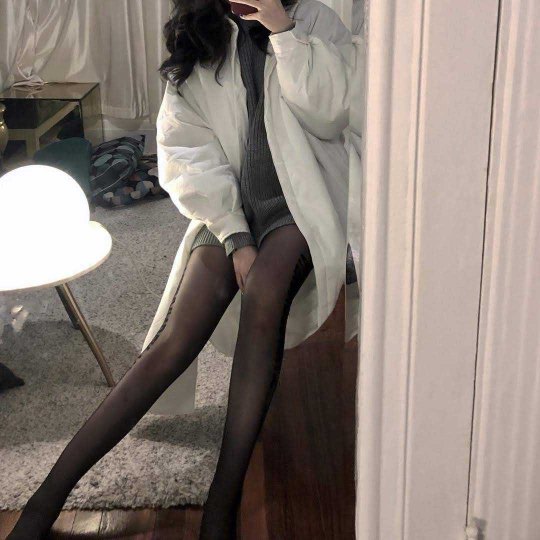
#> input picture python-learning/第5天/sucai/v2-00cd26ab23584d3c45dc335caf6e977f_r.jpg, 1080 x 1080 px, found by its file name (shown at 1/2 size); its folder holds 4 pictures in this run
$ python IMG_IPHONT5_Resolution.py
#> lines starting #> are read from the running program, lines starting #| are printed output that depends on the picture
# -*- coding:utf-8 -*-
#
import os
import pprint
from PIL import ImageDraw,Image
import re
#IPHONE分辨率1136*640
'''
111
'''

iphone5_width=1136
iphone5_height=640
path = r'E:\a small program every day\第5天\sucai'
path2 = r'E:\a small program every day\第5天\wc'

def iphaone(path):
#> called with path = 'E:\\a small program every day\\第5天\\sucai'
    c = 0
    for i in os.listdir(path):
      #  i = "v2-0a33a2a5ad7bdc038cc5fa683949ce08_r.jpg"
        a = os.path.join(path, i)
        # print(i.split('.')[0])
        #file = Image.open(a)
        with Image.open(a) as file:
#> file is the input picture: PIL image 1080x1080 RGB; mean R, G, B 138.2, 127.1, 119.9
            w, h = file.size
#> w = 1080; h = 1080
          #  print(file.size)
            n = w / 80 if (w / 80) >= (h / 80) else (h / 80) #0.70 if 0.95 >= 1.6875 else 2.4
#> n = 13.5
         #   print(n)
         #   print((w/n),(h/n))
            file.thumbnail((w/n, h/n))#width 640 height 640
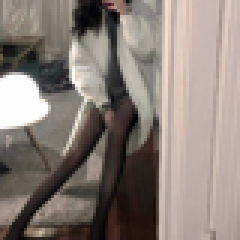
#> file: PIL image 80x80 RGB (shown 3 times larger); mean R, G, B 138.2, 127.1, 119.9
            #print(file.size)
            file.save(i.split('.')[0]+'.jpg') #注意，注意，保存只能保存在当前路径之下，无法保存在其他路径
#> pass 2 of the loop in iphaone, `for i in os.listdir(path):`:
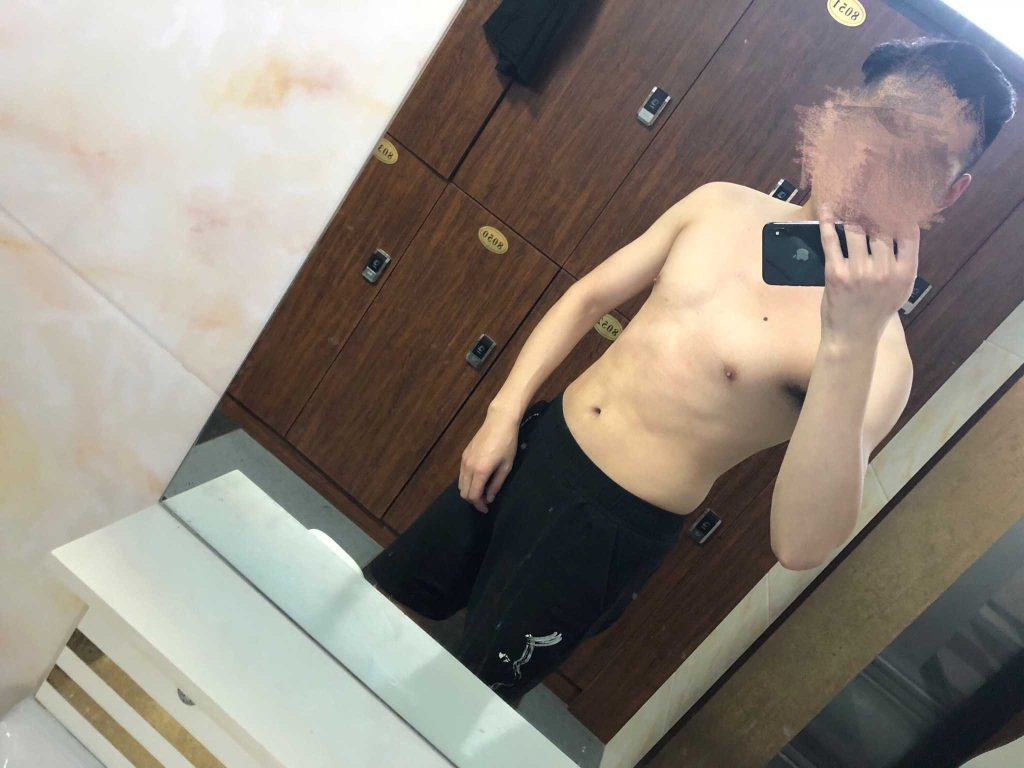
#> input picture python-learning/第5天/sucai/v2-00d1f060841ffab6c8e1c314dcea8d91_r.jpg, 2048 x 1536 px, found by its file name (shown at 1/2 size)
#> in iphaone, file is the input picture: PIL image 2048x1536 RGB; mean R, G, B 140.8, 133.4, 124.2
#> in iphaone, `file.thumbnail((w/n, h/n))#width 640 height 640`:
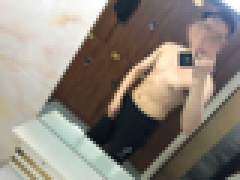
#> file: PIL image 80x60 RGB (shown 3 times larger); mean R, G, B 140.8, 133.4, 124.2
#> pass 3 of the loop in iphaone, `for i in os.listdir(path):`:
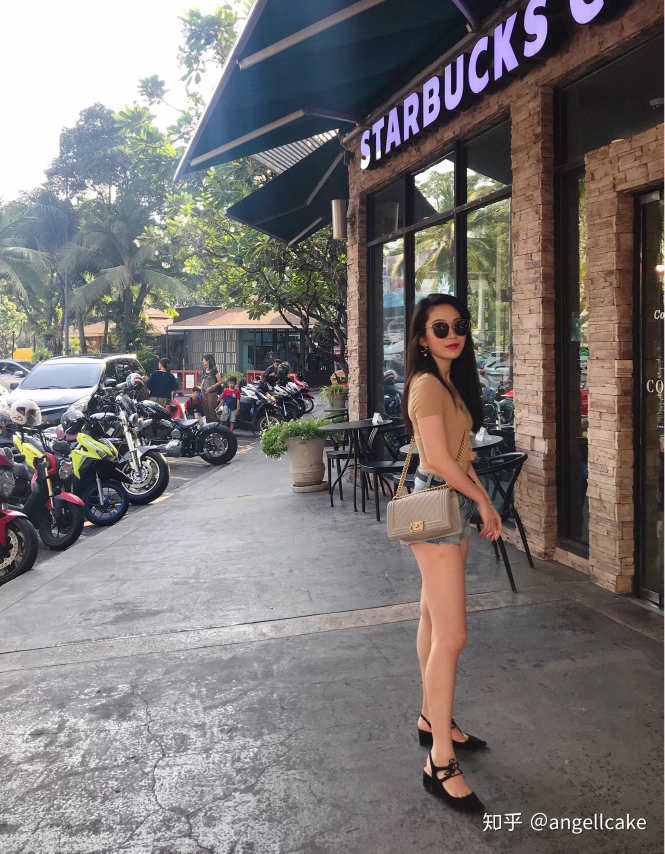
#> input picture python-learning/第5天/sucai/v2-00f0bc6a585f0deb54e1da55b5e5f946_r.jpg, 1993 x 2560 px, found by its file name (shown at 1/3 size)
#> in iphaone, file is the input picture: PIL image 1993x2560 RGB; mean R, G, B 122, 117.2, 116.6
#> in iphaone, `file.thumbnail((w/n, h/n))#width 640 height 640`:
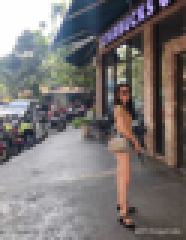
#> file: PIL image 62x80 RGB (shown 3 times larger); mean R, G, B 122.1, 117.2, 116.6
#> the loop made 4 passes; the first 3 are shown
           # c = c+1
          #  if c == 10:
           #     break

if __name__ == "__main__":
    iphaone(path)
# [12 lines of commented-out code are left out]
